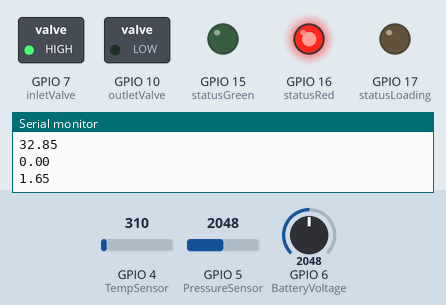
The sketch below on a simulated ESP32-S3. Parts: switched loads named in the sketch (green lamp = pin HIGH), output pins drawn as LEDs (lit = HIGH), the last lines printed to the serial monitor. Inputs (shaded band) come from the test bench; at power-on: GPIO 4 (TempSensor) = 310, GPIO 5 (PressureSensor) = 2048, GPIO 6 (BatteryVoltage) = 2048.

Above: at 10.2 s.
10.3 s: GPIO 4 (TempSensor) set to 262
At 12.0 s:
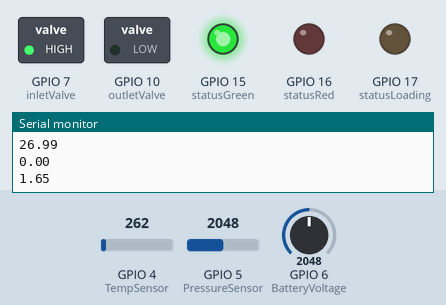
14.0 s: GPIO 4 (TempSensor) set to 372
At 14.3 s:
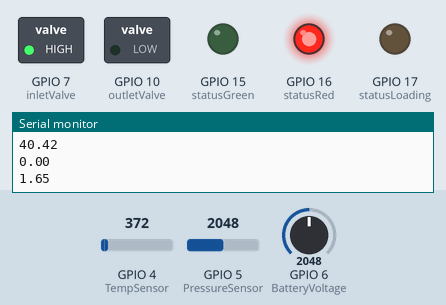
15.5 s: GPIO 4 (TempSensor) set to 186
At 19.05 s:
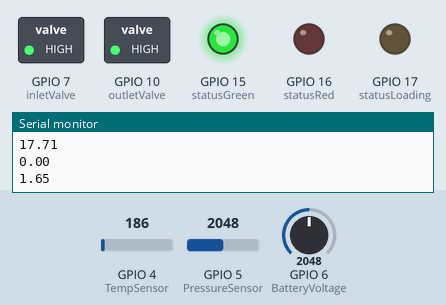
19.5 s: GPIO 4 (TempSensor) set to 434
At 21.4 s:
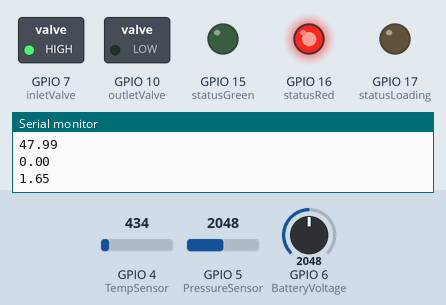
Timing chart, 0 to 22.5 s (numbered marks = the images above; inputs shaded):
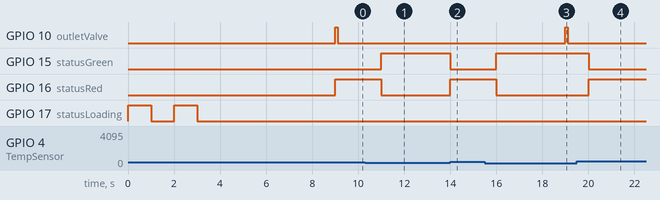

Measured:
- the behaviour switches between 287 and 286 on GPIO 4 (TempSensor) (found by bisection; images 0 and 1)
- after the input at 10.3 s, GPIO 15 (statusGreen): LOW → HIGH after 0.70 s; GPIO 16 (statusRed): HIGH → LOW after 0.70 s
- after the input at 14.0 s, GPIO 15 (statusGreen): HIGH → LOW at once; GPIO 16 (statusRed): LOW → HIGH at once
- after the input at 15.5 s, GPIO 15 (statusGreen): LOW → HIGH after 0.50 s; GPIO 16 (statusRed): HIGH → LOW after 0.50 s
- after the input at 19.5 s, GPIO 15 (statusGreen): HIGH → LOW after 0.51 s; GPIO 16 (statusRed): LOW → HIGH after 0.51 s

The sketch:

HydroCar_Controller_1.2.ino
```cpp
/*
NOTES:
Implemented the wifi functions and created a mobile phone app to read the data
Changed the async functions to use the native ESP library which instead, puts tasks on seperate cores

***REMINDER***
1. Current Temperature Threshold is set to a temp achievable by covering the sensor with my fingers
2. Pressure sensor works in reverse (Gets to 200 kPa and provokes error but should be the other way round)
3. Inlet and Outlet valves are currently turned on and off in reverse
*/

#include <WiFi.h>
#include <ESPAsyncWebServer.h>
#include <AsyncTCP.h>
#include <ArduinoWebsockets.h>

//Pinouts
const int inletValve = 7;
const int outletValve = 10;
const int statusRed = 16;
const int statusGreen = 15;
const int statusLoading = 17;
const int TempSensor = 4;
const int PressureSensor = 5;
const int BatteryVoltage = 6;

//WiFi login info
char *ssid = "ESP32";
char *password = "123456789";

//General variables
bool hot = false;
bool flat = false;
int purgeDelay = 9900;

//Initialise WebSocket Server
AsyncWebServer server(80);
AsyncWebSocket ws("/ws");

//WebSocket Host (For receiving connections from clients)
void onWebSocketEvent(AsyncWebSocket *server, AsyncWebSocketClient *client, AwsEventType type, void *arg, uint8_t *data, size_t len)
{
  //If a new client is connected
  if (type == WS_EVT_CONNECT)
  {
    Serial.println("New Client Connected");
  }
  //If an existing client is sending data
  else if (type == WS_EVT_DATA)
  {
    //Convert that data to a readable message
    String message = String((char*)data).substring(0, len);
    //Read the message and act accordingly
    if (message == "WORKING")
    {
      Serial.println("it works");
      //Send a message back to all clients
      ws.textAll("Ok");
    }
    else if (message.startsWith("Purge Duration: "))
    {
      String val = message.substring(16);
      purgeDelay = val.toInt() - 100;
    }
  }
}

//Funtion for opening and closing the outlet solenoid asynchronously (So it doesnt impact the rest of the functions)
void PurgeSequence(void *parameter)
{
  while (1)
  {
    // Purge Sequence
    digitalWrite(outletValve, HIGH);
    vTaskDelay(100 / portTICK_PERIOD_MS);
    digitalWrite(outletValve, LOW);
    vTaskDelay(purgeDelay / portTICK_PERIOD_MS); // Wait 9.9s before running again
  }
}

void MainLoop(void *parameter)
{
  while (1)
  {
    //Read and convert values from the temperature sensor to degrees celcius
    int tempVal = analogRead(TempSensor);
    float tempVoltage = tempVal * (5.0 / 4095.00);
    float temp = (tempVoltage - 0.05) * 100;
    if (temp < 1)
    {
      temp = 0;
    }

    //Read and convert values from the pressure sensor to kiloPascals
    int pressureVal = analogRead(PressureSensor);
    float pressureVoltage = pressureVal * (5.0 / 4095.00);
    float pressure = ((pressureVoltage - 3.71) / (20.0147 - 14.65)) * 40;
    if (pressure < 1)
    {
      pressure = 0;
    }

    //Read and convert values from the battery's voltage
    int batteryVal = analogRead(BatteryVoltage);
    float batteryVoltage = batteryVal * (3.3 / 4095.00);

    //Print Values in the serial monitor
    Serial.println("..");
    Serial.println(temp);
    Serial.println(pressure);
    Serial.println(batteryVoltage);

    String Temp = String(temp, 2);
    String Pressure = String(pressure, 2);
    String Voltage = String(batteryVoltage, 2);

    //Send values in a websocket message to clients
    ws.textAll("Temperature: " + Temp);
    ws.textAll("Pressure: " + Pressure);
    ws.textAll("Battery Voltage: " + Voltage);

    //Check that the temperature doesnt exceed the max desired threshold
    if (temp >= 30)
    {
      if (!hot)
      {
        if (!flat)
        {
          digitalWrite(statusGreen, LOW); //Make the status light turn red
          digitalWrite(statusRed, HIGH);
        }
        hot = true;
      }
    }
    else
    {
      if (hot)
      {
        if (!flat)
        {
          digitalWrite(statusGreen, HIGH); //Make the status light turn green
          digitalWrite(statusRed, LOW);
        }
        hot = false;
      }
    }

    //Check that the pressure doesnt drop bellow the min desired threshold
    if (pressure >= 100)
    {
      if (!flat)
      {
        if (!hot)
        {
          digitalWrite(statusGreen, LOW); //Make the status light turn red
          digitalWrite(statusRed, HIGH);
        }
        flat = true;
      }
    }
    else
    {
      if (flat)
      {
        if (!hot)
        {
          digitalWrite(statusGreen, HIGH); //Make the status light turn green
          digitalWrite(statusRed, LOW);
        }
        flat = false;
      }
    }
    vTaskDelay(1000 / portTICK_PERIOD_MS); // Run every second
    //Remove disconnected clients
    ws.cleanupClients();
  }
}

void setup()
{
  //Initialise Serial Monitor
  Serial.begin(115200);
  Serial.println("Ok");
  //Initialise pinout modes
  pinMode(inletValve, OUTPUT);
  pinMode(outletValve, OUTPUT);
  pinMode(statusRed, OUTPUT);
  pinMode(statusGreen, OUTPUT);
  pinMode(statusLoading, OUTPUT);


  //Initialise the ESP-32 in an Access Point (AP) mode
  WiFi.softAP(ssid, password);
  //Read the ESP-32's IP address
  Serial.println(WiFi.softAPIP());
  //Initialise where the ESP-32 should go to handle any websocket message sent to it's IP address
  ws.onEvent(onWebSocketEvent);
  //Initialise what channel it should be looking for these messages on
  server.addHandler(&ws);
  //Initialise the server with all its information
  server.begin();


  //Display the initialisation of the controller on the status light
  for (int i = 0; i < 2; i++)
  {
    digitalWrite(statusLoading, HIGH);
    delay(1000);
    digitalWrite(statusLoading, LOW);
    delay(1000);
  }
  //Open the inlet solenoid to let gas flow through (CURRENTLY REVERSED)
  digitalWrite(inletValve, HIGH);

  //Set the status light green to indicate that the initialisation is complete
  delay(5000);
  digitalWrite(statusGreen, HIGH);

  //Pin functions to seperate cores
  xTaskCreatePinnedToCore(PurgeSequence, "PurgeTask", 10000, NULL, 1, NULL, 0);
  xTaskCreatePinnedToCore(MainLoop, "MainLoopTask", 10000, NULL, 1, NULL, 1);
}

void loop()
{
  vTaskDelay(portMAX_DELAY); // Let FreeRTOS handle the tasks
}
```
